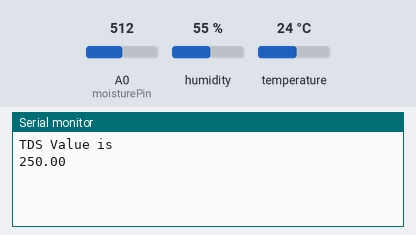
Simulated run of this sketch. Board: ESP8266 (NodeMCU). Parts: the last lines printed to the serial monitor. Inputs (shaded band) come from the test bench; at power-on: humidity 55 %, A0 (moisturePin) = 512, temperature 24 °C. WiFi joins after 1.5 s; servers stay silent unless stated.

Above: at 3.0 s.
3.1 s: humidity set to 22 %
At 4.9 s:
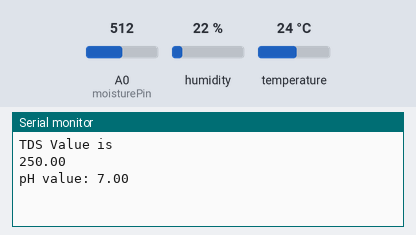
7.3 s: A0 (moisturePin) set to 716
At 8.6 s:
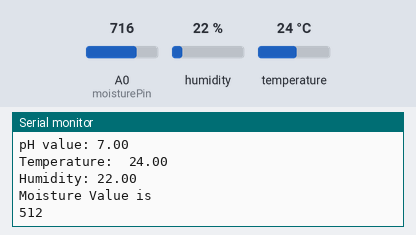
10.3 s: temperature set to 12 °C
At 11.3 s:
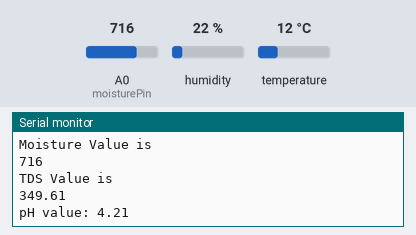
12.0 s: A0 (moisturePin) set to 900
At 13.5 s:
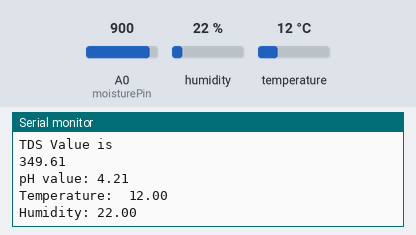
13.7 s: humidity set to 40 %
At 15.3 s:
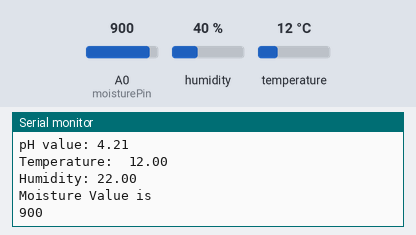
Timing chart, 0 to 16.4 s (numbered marks = the images above; inputs shaded):
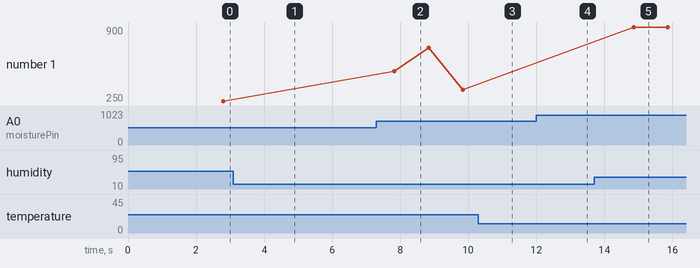

Measured:
- plotted number 1: 250 → 349.61 after the input at 7.3 s

The sketch:

combined.ino
```cpp
#include <dummy.h>

#define BLYNK_TEMPLATE_ID "TMPL3FcVIWp7Y"
#define BLYNK_TEMPLATE_NAME "Project"
#define BLYNK_AUTH_TOKEN "rvX2glo6IL-sTlALe9PvWBDw5TDtLpzt"


#include <ESP8266WiFi.h>
#include <BlynkSimpleEsp8266.h>
#include <DHT.h>

int rainPin = D6;   // Pin for rain sensor
int rainValue = 0;  // Variable to store rain value

int moisturePin = A0;   // Pin for moisture sensor
int moistureValue = 0;  // Variable to store moisture value

int tdsPin = A0;     // Analog pin to read TDS sensor data
float tdsValue = 0;  // Variable to store TDS sensor data

#define DHTPIN D3      // DHT11 sensor pin
#define DHTTYPE DHT11  // DHT11 sensor type
DHT dht(DHTPIN, DHTTYPE);


char auth[] = "rvX2glo6IL-sTlALe9PvWBDw5TDtLpzt";  // Put your Blynk auth token here
char ssid[] = "realme 7";                          // Put your WiFi SSID here
char pass[] = "93805450";                          // Put your WiFi password here

BlynkTimer timer;
void sendSensorData() {
  moistureValue = analogRead(moisturePin);  // Read moisture value from sensor

  Blynk.virtualWrite(V15, moistureValue);
  delay(1000);
  Blynk.virtualWrite(V15, "moisture Value");
  Serial.println("Moisture Value is");
  Serial.println(moistureValue);

  rainValue = analogRead(rainPin);  // Read rain value from sensor

  if (rainValue > 1) {
    Blynk.virtualWrite(V6, "No Rain");
  } else {
    Blynk.virtualWrite(V6, "It's Raining");
  }
}


void setup() {
  Serial.begin(9600);
  pinMode(moisturePin, INPUT);  // Set moisture pin as input
  pinMode(rainPin, INPUT);      // Set rain pin as input
  Blynk.begin(auth, ssid, pass);
  timer.setInterval(5000L, sendSensorData);  // Send sensor data every 5 seconds
  dht.begin();
  timer.setInterval(5000L, sendSensorData);  // Send sensor data every 5 seconds
}

void loop() {

  Blynk.run();
  timer.run();

  tdsValue = analogRead(tdsPin);               // Read TDS sensor data
  float tdsPPM = (tdsValue / 1024.0) * 500.0;  // Convert TDS sensor data to PPM
  Blynk.virtualWrite(V4, tdsPPM);
  delay(1000);
  Blynk.virtualWrite(V4, "TDS Value");
  Serial.println("TDS Value is");
  Serial.println(tdsPPM);  // Send TDS data to Blynk virtual pin V1
  delay(1000);             // Wait for 1 second before taking next reading


  float pHvalue = analogRead(A0);
  pHvalue = 14.0 - (pHvalue / 1024.0 * 14.0);

  Serial.print("pH value: ");
  Serial.println(pHvalue);

  Blynk.virtualWrite(V3, pHvalue);
  delay(1000);
  Blynk.virtualWrite(V3, "pH Value");

  delay(1000);

  float temperature = dht.readTemperature();  // Read temperature from DHT11 sensor
  float humidity = dht.readHumidity();        // Read humidity from DHT11 sensor


  Blynk.virtualWrite(V5, "30");
  Serial.print("Temperature:  ");
  Serial.println(temperature);  // Send temperature data to Blynk virtual pin V1
  Blynk.virtualWrite(V2, "60");
  Serial.print("Humidity: ");
  Serial.println(humidity);  // Send humidity data to Blynk virtual pin V2

  delay(1000);
}  // Wait for 1 second before taking next reading
```
